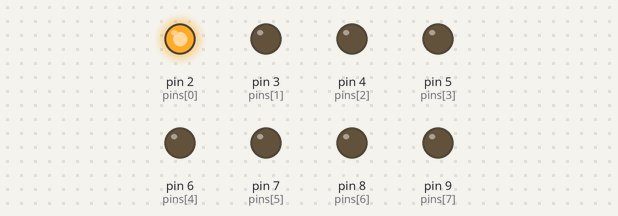
A sketch run on a simulated Arduino Uno, built with avr-gcc and run on an emulated ATmega328P. Parts: output pins drawn as LEDs (lit = HIGH).

Above: at 0.5 s.
At 2.5 s:
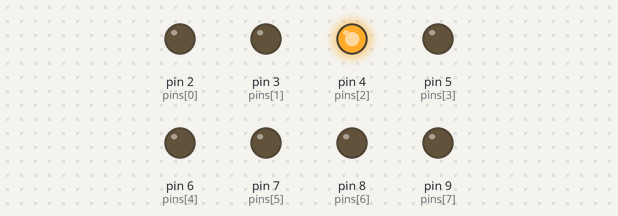
At 3.5 s:
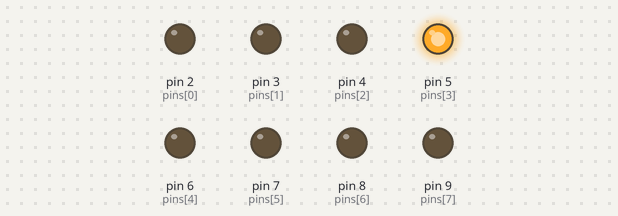
At 4.5 s:
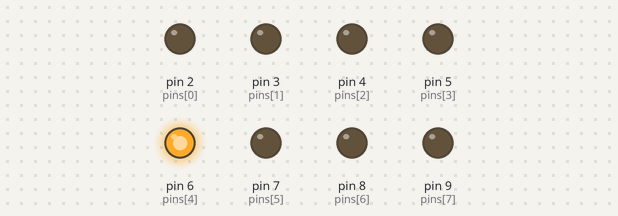
At 6.5 s:
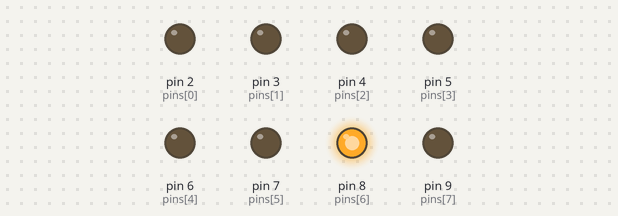
At 9.5 s:
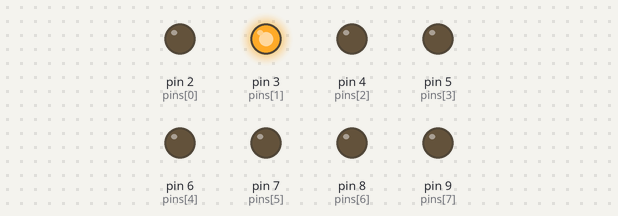
Timing chart, 0 to 10.4 s (numbered marks = the images above):
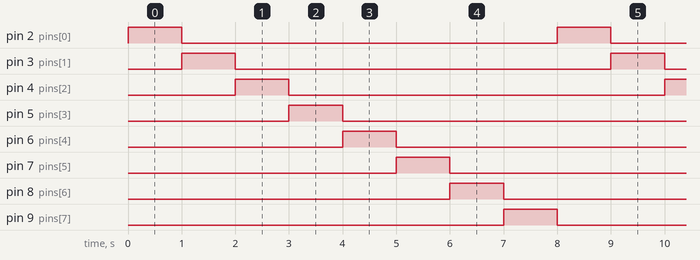

Measured:
- by itself, pin 2 (pins[0]), pin 3 (pins[1]), pin 4 (pins[2]), pin 5 (pins[3]), pin 6 (pins[4]), pin 7 (pins[5]), pin 8 (pins[6]), pin 9 (pins[7]): alternates HIGH for 1.0 s and LOW for 7.0 s
- by itself, everything shown: repeats every 8.0 s, in 8 steps

The sketch:

LightStripLedWiringTest.ino
```cpp
int pins[] = {2,3,4,5,6,7,8,9};

void setup() {
  for(int i=0; i<sizeof(pins)/sizeof(int); i++){
    pinMode(pins[i], OUTPUT);
  }
  Serial.begin(9600);
}

void loop() {
  for(int i=0; i<sizeof(pins)/sizeof(int);i++) {
    AllOff();
    digitalWrite(pins[i], HIGH);
    delay(1000);
  }
}

void AllOff(){
  for (int i=0; i<sizeof(pins)/sizeof(int);i++) {
    digitalWrite(pins[i], LOW);
  }
}
```
